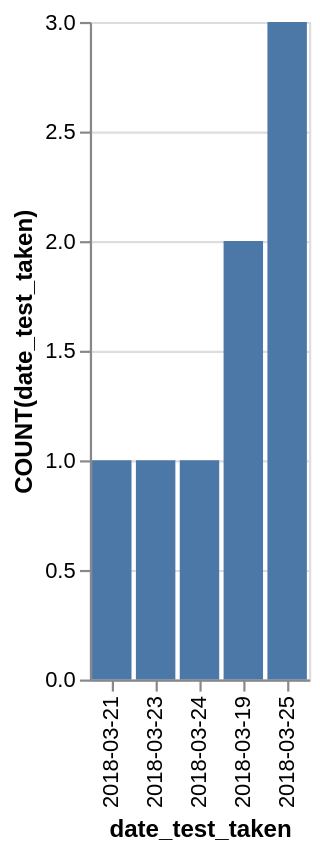

Here is the Vega-Lite specification saved for this chart:
### Vega-Lite specification from a JSON file in a GitHub repository (floating-point values rounded to 4 significant figures)
{"data": {"values": [{"x_data": "2018-03-19", "y_data": 2}, {"x_data": "2018-03-21", "y_data": 1}, {"x_data": "2018-03-23", "y_data": 1}, {"x_data": "2018-03-24", "y_data": 1}, {"x_data": "2018-03-25", "y_data": 3}]}, "mark": "bar", "encoding": {"x": {"field": "x_data", "type": "nominal", "title": "date_test_taken", "sort": {"op": "sum", "field": "y_data", "order": "ascending"}}, "y": {"field": "y_data", "type": "quantitative", "title": "COUNT(date_test_taken)"}}}
